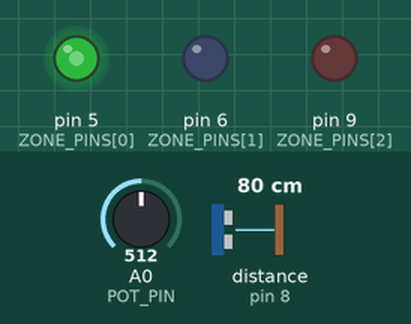
Simulated run of this sketch. Board: Arduino Uno, built with avr-gcc and run on an emulated ATmega328P. Parts: output pins drawn as LEDs (lit = HIGH). Wiring (from diagram.json): ultrasonic range finder: trigger pin 7; echo pin 8. The test bench sets the inputs (shaded band); at power-on: distance to the obstacle (sensor on pin 8) 80 cm, A0 (POT_PIN) = 512. The echo pulse lasts 58.3 µs per cm; pins used as bus, display or sensor lines are not drawn; what the sketch prints to the serial monitor is not drawn.

Above: at 1.2 s.
1.3 s: distance to the obstacle (sensor on pin 8) set to 2 cm
At 1.8 s:
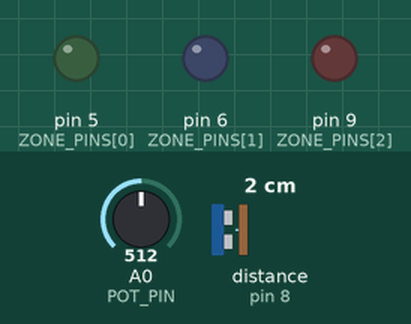
2.8 s: distance to the obstacle (sensor on pin 8) set to 10 cm
4.3 s: distance to the obstacle (sensor on pin 8) set to 14 cm
At 5.3 s:
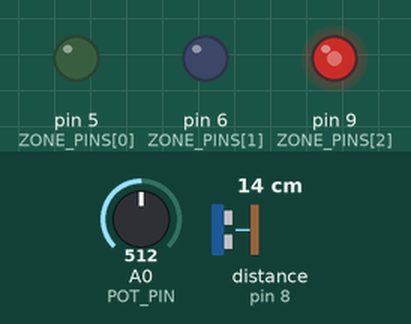
5.8 s: A0 (POT_PIN) set to 306
At 6.4 s:
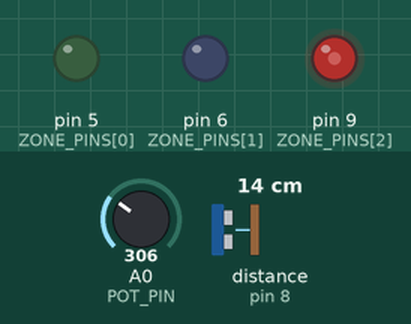
7.3 s: A0 (POT_PIN) set to 122
At 7.6 s:
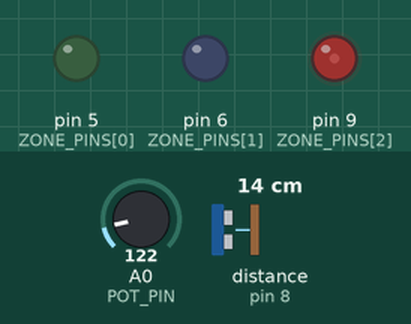
8.8 s: A0 (POT_PIN) set to 900
At 9.9 s:
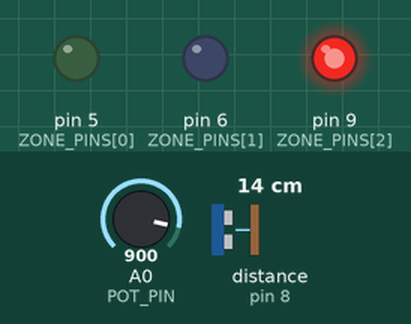
Timing chart, 0 to 11.3 s (numbered marks = the images above; inputs shaded):
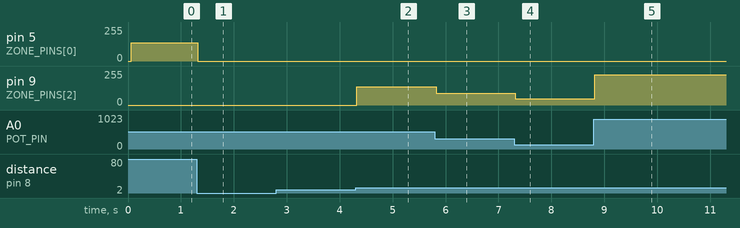

Measured:
- the behaviour switches between 11 and 12 cm on distance to the obstacle (sensor on pin 8) (found by bisection; images 1 and 2)
- after the input at 1.3 s, pin 5 (ZONE_PINS[0]): 137/255 → 0/255 at once
- after the input at 2.8 s, every drawn part: stays the same
- after the input at 4.3 s, pin 9 (ZONE_PINS[2]): 0/255 → 137/255 at once
- after the input at 5.8 s, pin 9 (ZONE_PINS[2]): 137/255 → 90/255 at once
- after the input at 7.3 s, pin 9 (ZONE_PINS[2]): 90/255 → 48/255 at once
- after the input at 8.8 s, pin 9 (ZONE_PINS[2]): 48/255 → 226/255 at once

The sketch:

sketch.ino
```cpp
/*
 * 터널 램프 T2 — 거리 → 구간(Z1~Z3) 양자화 + 구간 LED + 가변저항 밝기 테스트
 *   [입구] Z1: 70~100 cm | Z2: 40~70 cm | Z3: 10~40 cm [출구·센서]
 * 사람이 있는 구간의 LED(좌·우 2개)만 켜고, 밝기는 가변저항(ADC → PWM)으로 조절한다.
 * 이 단계에서는 "앞 구간 미리 켜기"와 멜로디 없이 구간 판정만 확인한다.
 */
#if defined(ESP32)
const int TRIG_PIN = 5, ECHO_PIN = 19;
const int ZONE_PINS[3] = {25, 26, 27};
const int BUZZER_PIN = 23, POT_PIN = 34, BTN_MUTE = 13;
const int ADC_MAX = 4095;
#else
const int TRIG_PIN = 7, ECHO_PIN = 8;
const int ZONE_PINS[3] = {5, 6, 9};
const int BUZZER_PIN = 11, POT_PIN = A0, BTN_MUTE = 2;
const int ADC_MAX = 1023;
#endif

const int TUNNEL_CM = 100, EXIT_CM = 10;
const unsigned long PING_MS = 60;
unsigned long lastPingMs = 0, lastPrintMs = 0;
long distCm = -1;
int zone = -1, brightness = 255;

long readDistanceCm() {
  digitalWrite(TRIG_PIN, LOW);  delayMicroseconds(2);
  digitalWrite(TRIG_PIN, HIGH); delayMicroseconds(10);       // 10 us 트리거 펄스
  digitalWrite(TRIG_PIN, LOW);
  unsigned long us = pulseIn(ECHO_PIN, HIGH, 12000UL);       // 최대 약 2 m 까지만 기다림
  if (us == 0) return -1;                                    // 반사 없음
  return (long)(us * 0.0343 / 2.0);                          // 음속 343 m/s, 왕복 ÷2
}

int zoneOf(long d) {
  if (d > 70) return 0;
  if (d > 40) return 1;
  return 2;
}

void setup() {
  Serial.begin(115200);
#if defined(ESP32)
  analogReadResolution(12);
#endif
  pinMode(TRIG_PIN, OUTPUT); pinMode(ECHO_PIN, INPUT);
  for (int z = 0; z < 3; z++) pinMode(ZONE_PINS[z], OUTPUT);
  Serial.println(F("# T2 구간 LED 테스트"));
}

void loop() {
  unsigned long now = millis();
  if (now - lastPingMs >= PING_MS) {
    lastPingMs = now;
    distCm = readDistanceCm();
    bool inTunnel = (distCm > EXIT_CM && distCm <= TUNNEL_CM);
    zone = inTunnel ? zoneOf(distCm) : -1;
    brightness = map(analogRead(POT_PIN), 0, ADC_MAX, 20, 255);
    for (int z = 0; z < 3; z++) analogWrite(ZONE_PINS[z], (z == zone) ? brightness : 0);
  }
  if (now - lastPrintMs >= 300) {
    lastPrintMs = now;
    Serial.print(F("거리=")); Serial.print(distCm); Serial.print(F("cm 구간="));
    if (zone < 0) Serial.print(F("터널 밖")); else { Serial.print('Z'); Serial.print(zone + 1); }
    Serial.print(F(" 밝기PWM=")); Serial.println(brightness);
  }
}
```
